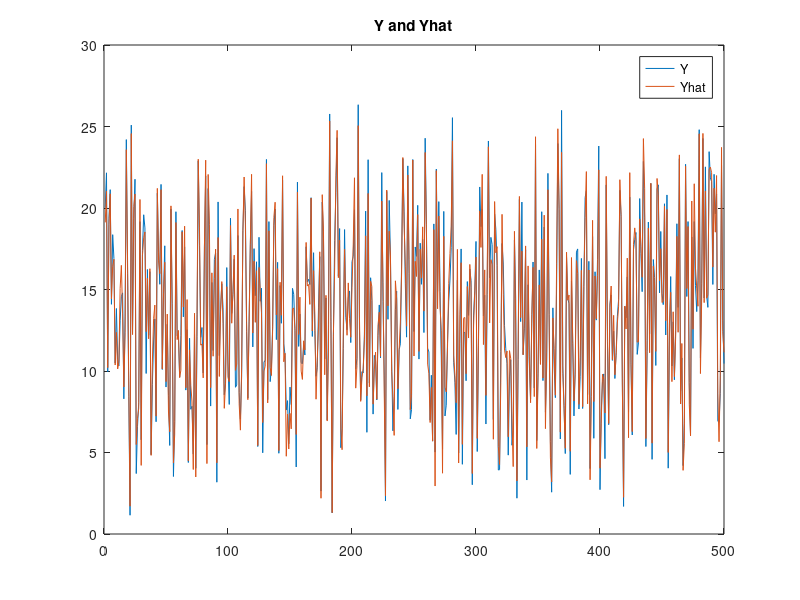

Source code (MATLAB):
%% Linear Regression Model
% OLS

clear
clc

%% Step 1: Data Generating Process
T = 500;
b1 = 1;
b2 = 2;
b3 = 3;
sig2 = 1;

X1m = ones(T,1);
X2m = 5*rand(T,1);
X3m = 5*rand(T,1);
em = sqrt(sig2)*randn(T,1);

Ym = b1*X1m + b2*X2m + b3*X3m + em;

%% Step 2: Estimation
% Data
Y = Ym;
X = [X1m X2m X3m];

% OLS estimator
bhat = inv(X'*X)*X'*Y;
Yhat = X*bhat
ehat = Y - Yhat;

% Figure
plot([Y Yhat]);
legend('Y','Yhat');
title('Y and Yhat');